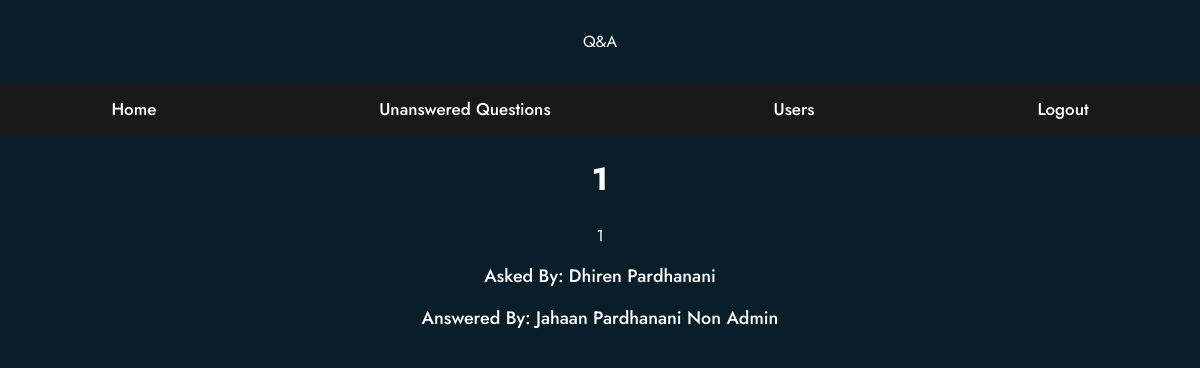
Page /question/116 (signed in) on the committed database.
### tables this page shows
CREATE TABLE questions(
    id integer primary key autoincrement,
    question_text text not null,
    answer_text text,
    asked_by_id integer not null,
    expert_id integer not null
);

CREATE TABLE users(
    id integer primary key autoincrement,
    name_text text not null,
    password_text text not null,
    expert_boolean boolean not null,
    admin_boolean boolean not null
);

### app.py (the view)
@app.route("/question/<question_id>")
def question(question_id):
    user = get_current_user()
    db = get_db()
    print("question", question_id)
    question_cur = db.execute(
        "select questions.question_text, questions.answer_text, askers.name_text as asker_name, experts.name_text as expert_name from questions join users as askers on askers.id = questions.asked_by_id join users as experts on experts.id = questions.expert_id where questions.id = ? ", [question_id])
    question = question_cur.fetchone()
    print(question)
    return render_template("question.html", user=user, question=question)

### app.py (called while the page is built)
def get_current_user():
    user_result = None
    if "user" in session:
        user = session["user"]
        db = get_db()
        user_cur = db.execute(
            "select id, name_text, password_text, expert_boolean, admin_boolean from users where name_text = ?", [user])
        user_result = user_cur.fetchone()
    return user_result

### database.py (called while the page is built)
def connect_db():
    sql = sqlite3.connect(
        "/Users/jahaan/OneDrive/Programming/webapp/Forum/questions.db")
    print("True")
    sql.row_factory = sqlite3.Row
    return sql

def get_db():
    if not hasattr(g, "sqlite_db"):
        g.sqlite_db = connect_db()
    return g.sqlite_db

### templates/question.html (shortened to what this page needs)
<!DOCTYPE html>
<html lang="en">
  <head>
    <link rel="stylesheet" href="/static/style.css">
  </head>
  <body>
    <div class="header">Q&A</div>
    <ul id="navbar">
      <li><a href="/">Home</a></li>
      {% if user and user["admin_boolean"] == 1 and user["expert_boolean"] == 1 %}
      <li><a href="/unanswered">Unanswered Questions</a></li>
      <li><a href="/users">Users</a></li>
      {% endif %}
      {% if user %}
      <li><a href="/logout">Logout</a></li>
      {% endif %}
    </ul>
        <h1>{{ question['question_text'] }}</h1>
        <p>{{ question['answer_text'] }}</p>
        <p><a>Asked By: {{ question['asker_name'] }}</a></p>
        <p><a>Answered By: {{ question['expert_name'] }}</a></p>
  </body>
</html>

### static/style.css (style rules this page uses)
.header { box-shadow: 5px solid #1a1919; padding: 30px; text-align: center; }
#navbar { overflow: hidden; background-color: #1a1919; font-family: 'Jost', sans-serif; }
#navbar a { float: left; display: block; text-align: center; padding: 14px 16px; text-decoration: none; font-size: 17px; }
body { background-color: #0a1e29; padding: 0; margin: 0; color: #fff; text-align: center; font-family: 'Jost', sans-serif; }
ul { list-style-type: none; margin: 0; padding: 0; display: flex; align-items: center; flex-direction: row; justify-content: space-around; font-family: 'Jost', sans-serif; }
li { position: relative; padding: 0 20px; height: 100%; display: flex; font-family: 'Jost', sans-serif; }
a { z-index: 1; color: white; text-decoration: none; font-family: 'Jost', sans-serif; font-weight: 500; font-size: 18px; padding: 10px 5px; }
li:before { content: ""; position: absolute; height: 33.33%; width: 0; background-color: #0d7cff; right: 0; z-index: 0; top: 33.33%; transition: all 0.5s; }
li:after { content: ""; position: absolute; height: 33.33%; width: 0; background-color: #0d7cff; left: 0; z-index: 0; bottom: 0; transition: all 0.5s; }
a:before { position: absolute; content: ""; height: 33.33%; width: 0; background-color: #0d7cff; bottom: 66.66%; left: 0; transition: all 0.5s; }

### rows in the picture
questions: question_text "1", answer_text "1"
users: asker_name "Dhiren Pardhanani"
users: expert_name "Jahaan Pardhanani Non Admin"
